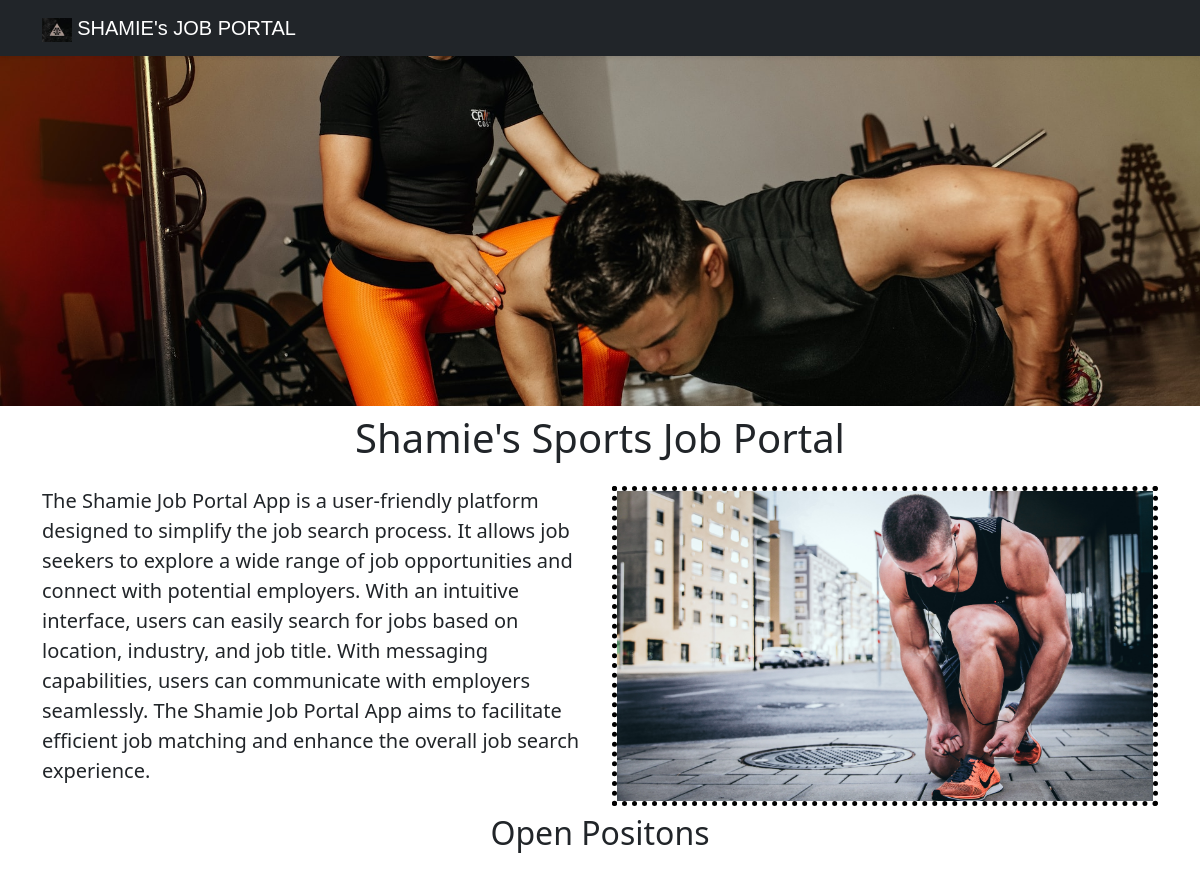
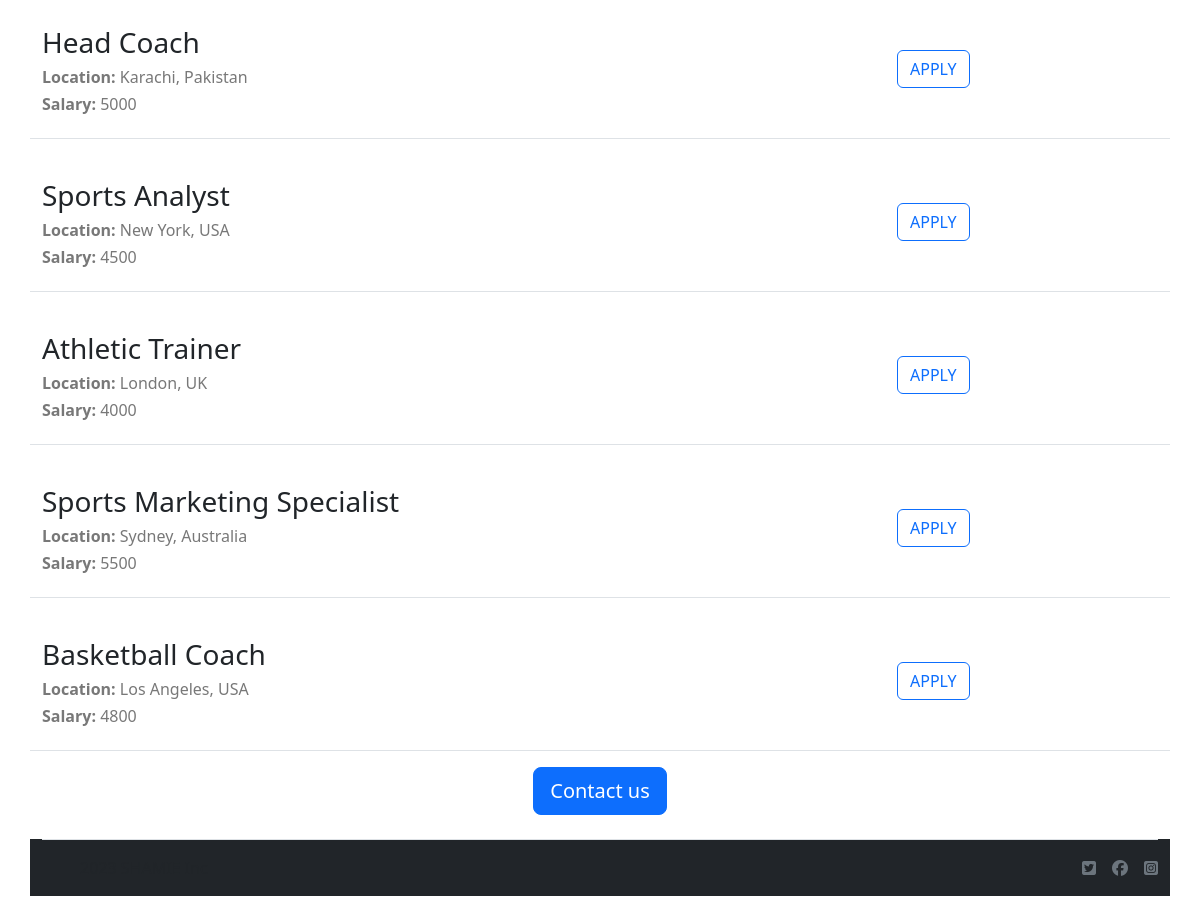
The page / on the database its author committed (2 pictures, top to bottom).
### tables this page shows
CREATE TABLE "jobs" (
id INTEGER NOT NULL PRIMARY KEY AUTOINCREMENT,
post TEXT NOT NULL,
location TEXT NOT NULL,
salary INTEGER,
currency TEXT,
responsibilities TEXT,
requirements TEXT
);

### app/routes/views.py (the view)
@views.route('/')
def home():
    jobs = load_jobs()
    return render_template('home.html', jobs=jobs)

### app/database.py (called while the page is built)
def load_jobs():
    with engine.connect() as conn:
        jobs = conn.execute('SELECT * FROM jobs')
        job_dicts = []
        for job in jobs.all():
            job_dicts.append(dict(job))
        return job_dicts

### app/templates/home.html (shortened to what this page needs)
{% extends 'base.html' %}
{% block body %}
<img src="../static/images/jobImage.jpg" alt="Shamie Job Portal Image" class="img-responsive titleImage">
<div class="container">
    <h1 class="text-center mt-2 mb-4">Shamie's Sports Job Portal</h1>
    <div class="row">
        <div class="col-md-6">
            <p class="lead">
                The Shamie Job Portal App is a user-friendly platform designed to simplify the job search process. It allows job seekers to explore a wide range of job opportunities and connect with potential employers. With an intuitive interface, users can easily search for jobs based on location, industry, and job title. With messaging capabilities, users can communicate with employers seamlessly. The Shamie Job Portal App aims to facilitate efficient job matching and enhance the overall job search experience.
            </p>
        </div>
        <div class="col-md-6 d-none d-md-block">
            <img src="../static/images/jonImage2.jpg" alt="Portal Image" class="img-responsive secondaryImage">
        </div>
    </div>
    <h2 class="text-center mt-2 mb-4">Open Positons</h2>
    <div>
        {% for job  in jobs %}
        {% include 'jobItem.html' %}
        {% endfor %}
    </div>
    <div class="text-center">
        <a href="mailto:abc@gmail.com?subject=Question about job openings" class="btn btn-primary btn-lg">Contact us</a>
    </div>
</div>
{% endblock %}

### app/templates/jobItem.html
<div class="jobMargin border-bottom row">
    <div class="col-9 mb-2">
        <h3 class="mt-4">{{ job.post }}</h3>
        <div class="jobPostText">
            <h6><b>Location:</b> {{ job.location }}</h6>
        </div>
        {% if 'salary' in job %}
        <div class="jobPostText">
            <h6><b>Salary:</b> {{ job.salary }}</h6>
        </div>
        {% endif %}
    </div>
    <div class="col-3 mt-5">
        <a href="/job/{{job.id}}" class="btn btn-outline-primary float-right align-middle" type="button">APPLY</a>
    </div>
</div>

### app/static/css/style.css (style rules this page uses)
.titleImage { width: 100%; height: 350px; object-fit: cover; }
.secondaryImage { width: 100%; height: 320px; border: 5px dotted black; }
.jobPostText { color: rgb(120, 120, 120); }
.jobMargin { margin-bottom: 16px; padding-bottom: 8px; }

### rows shown on the page
jobs: post "Head Coach", location "Karachi, Pakistan", salary "5000"
jobs: post "Sports Analyst", location "New York, USA", salary "4500"
jobs: post "Athletic Trainer", location "London, UK", salary "4000"
jobs: post "Sports Marketing Specialist", location "Sydney, Australia", salary "5500"
jobs: post "Basketball Coach", location "Los Angeles, USA", salary "4800"
